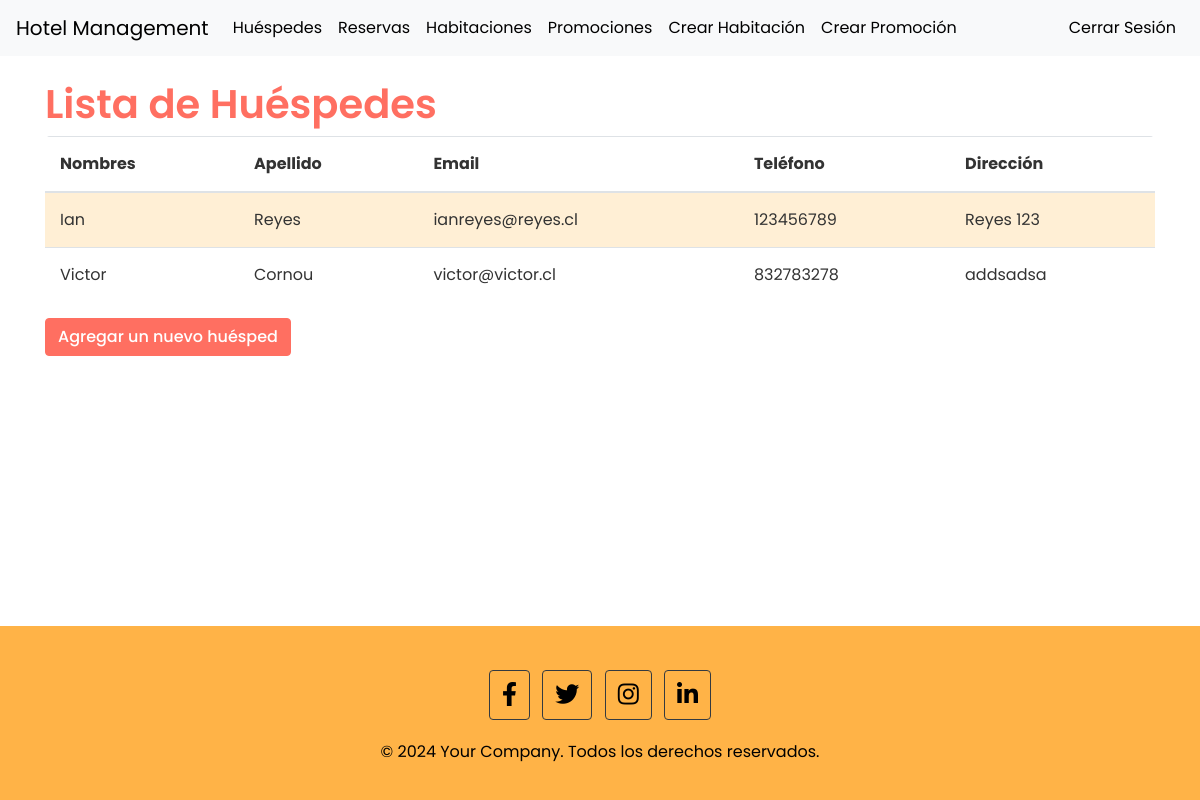
Before: /guests/ (signed in) with the older database file.
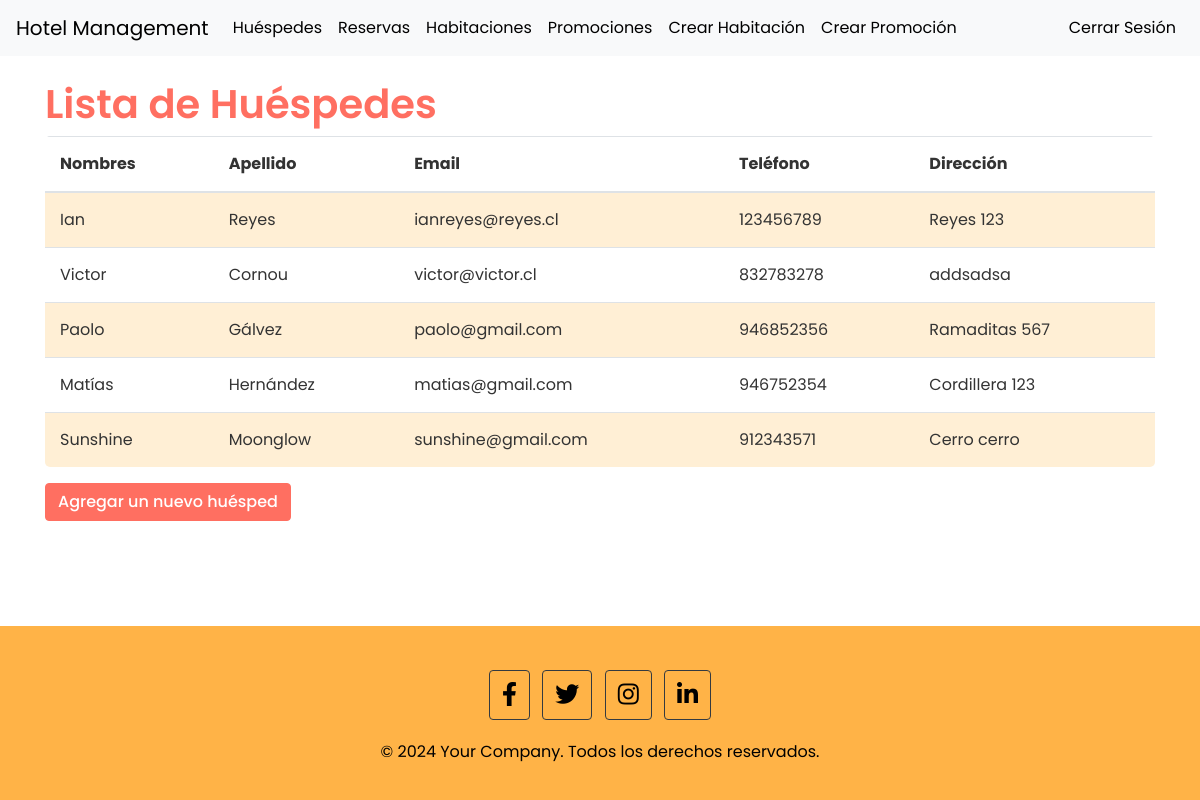
After: the same page with the newer database file.
### reservations/models.py (models this page shows, shortened)
class Guest(models.Model):
    user = models.OneToOneField(User, on_delete=models.CASCADE, related_name='guest')
    first_name = models.CharField(max_length=50)
    last_name = models.CharField(max_length=50)
    email = models.EmailField(unique=True)
    phone_number = models.CharField(max_length=15, unique=True)
    address = models.TextField(blank=True)
    has_used_promotion = models.BooleanField(default=False)  # Nuevo campo

### reservations/views.py (the view)
# urls.py: path('guests/', views.guest_list, name='guest_list'),
@login_required
@permission_required('reservations.view_guest', raise_exception=True)
def guest_list(request):
    guests = Guest.objects.all()
    return render(request, 'reservations/guest_list.html', {'guests': guests})

### reservations/templates/reservations/guest_list.html
{% extends "reservations/base_generic.html" %}
{% block content %}
  <h1>Lista de Huéspedes</h1>
  <table class="table table-striped">
    <thead>
      <tr>
        <th>Nombres</th>
        <th>Apellido</th>
        <th>Email</th>
        <th>Teléfono</th>
        <th>Dirección</th>
      </tr>
    </thead>
    <tbody>
      {% for guest in guests %}
      <tr>
        <td>{{ guest.first_name }}</td>
        <td>{{ guest.last_name }}</td>
        <td>{{ guest.email }}</td>
        <td>{{ guest.phone_number }}</td>
        <td>{{ guest.address }}</td>
      </tr>
      {% endfor %}
    </tbody>
  </table>
  <a href="{% url 'create_guest' %}" class="btn btn-primary">Agregar un nuevo huésped</a>
{% endblock %}

Changed rows visible on the page:
added Guest: first_name "Paolo", last_name "Gálvez", email "paolo@gmail.com", phone_number "946852356", address "Ramaditas 567"
added Guest: first_name "Matías", last_name "Hernández", email "matias@gmail.com", phone_number "946752354", address "Cordillera 123"
added Guest: first_name "Sunshine", last_name "Moonglow", email "sunshine@gmail.com", phone_number "912343571", address "Cerro cerro"
